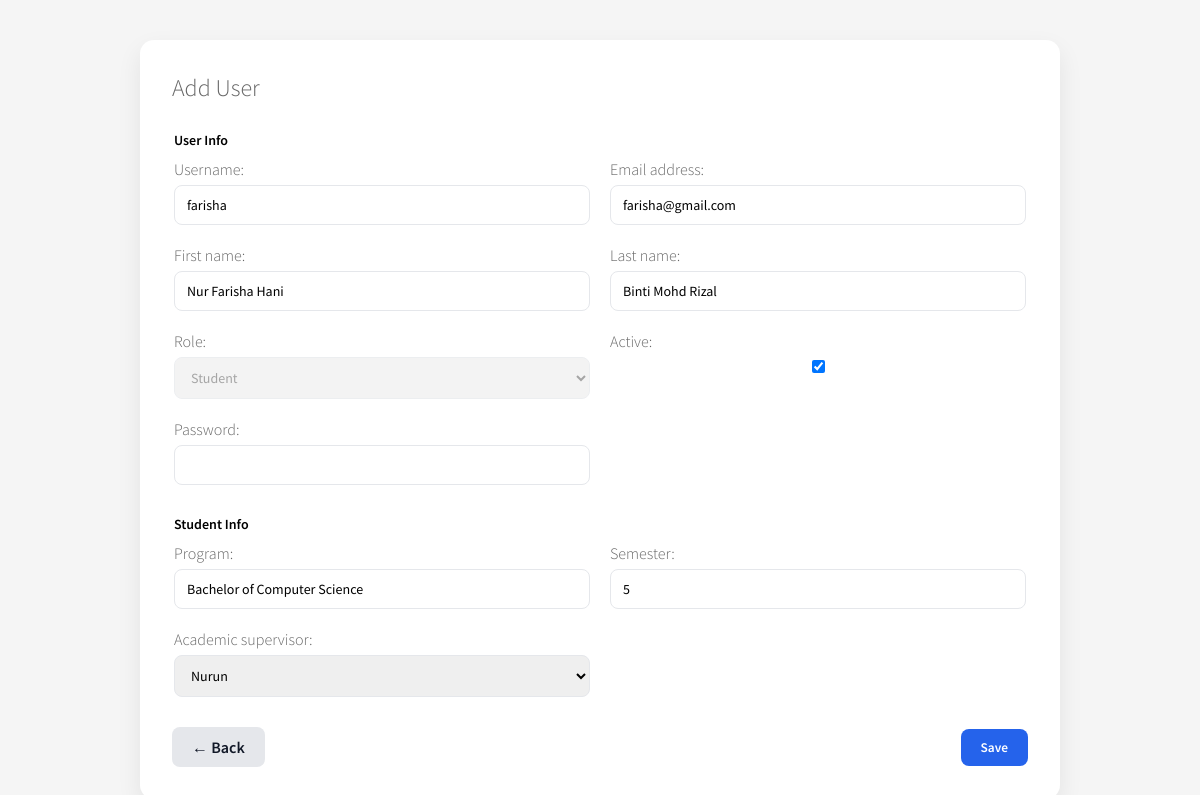
The page /manager/users/edit/3/ (signed in) on the database its author committed.
### placement/models.py (models this page shows, shortened)
class User(AbstractUser):
    ROLE_CHOICES = [
        ('student', 'Student'),
        ('company', 'Company Supervisor'),
        ('academic', 'Academic Supervisor'),
        ('admin', 'Admin'),
    ]
    role = models.CharField(max_length=20, choices=ROLE_CHOICES, blank=True, null=True)

class Student(models.Model):
    user = models.OneToOneField(User, on_delete=models.CASCADE)
    program = models.CharField(max_length=100)
    semester = models.CharField(max_length=20)
    academic_supervisor = models.ForeignKey(
        AcademicSupervisor,
        on_delete=models.SET_NULL,
        null=True,
        blank=True
    )

### placement/views.py (the view, shortened to what this page needs)
# urls.py: path('manager/users/edit/<int:user_id>/', views.admin_add_user, name='admin_user_edit'),
@login_required
@role_required(allowed_roles=['admin'])
def admin_add_user(request, user_id=None):
    if user_id:
        user = get_object_or_404(User, id=user_id)
    else:
        user = None
    student_instance = None
    academic_instance = None
    company_instance = None
    if user:
        if user.role == 'student':
            student_instance = getattr(user, 'student', None)
        elif user.role == 'academic':
            academic_instance = getattr(user, 'academicsupervisor', None)
        elif user.role == 'company':
            company_instance = getattr(user, 'companysupervisor', None)
    user_form = AdminUserForm(
        request.POST or None,
        instance=user
    )
    student_form = StudentForm(
        request.POST or None,
        instance=student_instance
    )
    academic_form = AcademicSupervisorForm(
        request.POST or None,
        instance=academic_instance
    )
    company_form = CompanySupervisorForm(
        request.POST or None,
        instance=company_instance
    )
    return render(request, 'admin/admin_user_form.html', {
        'user_form': user_form,
        'student_form': student_form,
        'academic_form': academic_form,
        'company_form': company_form,
        'is_edit': bool(user),
    })

### placement/forms.py
class AdminUserForm(forms.ModelForm):
    password = forms.CharField(
        widget=forms.PasswordInput,
        required=False
    )
    class Meta:
        model = User
        fields = [
            'username', 'email', 'first_name', 'last_name',
            'role', 'is_active', 'password']
    def __init__(self, *args, **kwargs):
        super().__init__(*args, **kwargs)
        if self.instance.pk:
            self.fields['role'].disabled = True

class StudentForm(forms.ModelForm):
    class Meta:
        model = Student
        fields = ['program', 'semester', 'academic_supervisor']

### placement/models.py (called while the page is built)
    def __str__(self):
        return self.user.username

    def __str__(self):
        return self.company_name

### placement/templates/admin/admin_user_form.html (shortened to what this page needs)
<!DOCTYPE html>
<html lang="en">
<head>
</head>
<body>
<div class="page-wrapper">
    <div class="card">
        <h1>{{ form.instance.pk|yesno:"Edit User,Add User" }}</h1>
        <form method="post" novalidate action="">
            <fieldset>
                <legend>User Info</legend>
                <div class="form-grid">
                    {% for field in user_form %}
                        <div class="form-group">
                            {{ field.label_tag }}
                            {{ field }}
                        </div>
                    {% endfor %}
                </div>
            </fieldset>
            <fieldset id="student-fields" style="display:none;">
                <legend>Student Info</legend>
                <div class="form-grid">
                    {% for field in student_form %}
                        <div class="form-group">
                            {{ field.label_tag }}
                            {{ field }}
                        </div>
                    {% endfor %}
                </div>
            </fieldset>
            <div class="actions">
                <a href="{% url 'admin_user_list' %}" class="btn btn-back">← Back</a>
                <button type="submit" class="btn btn-primary">Save</button>
            </div>
        </form>
    </div>
</div>
</body>
</html>

### placement/templates/admin/admin_user_form.html (style rules this page uses)
:root { --primary: #2563eb; --bg: #f5f5f5; --card: #ffffff; --text: #1f2937; --muted: #6b7280; --border: #e5e7eb; --danger: #dc2626; }
* { box-sizing: border-box; font-family: 'Source Sans Pro', sans-serif; }
body { margin: 0; background: var(--bg); color: var(--text); }
.page-wrapper { padding: 40px; max-width: 1000px; margin: auto; }
.card { background: var(--card); border-radius: 14px; box-shadow: 0 10px 25px rgba(0,0,0,0.08); padding: 32px; }
h1 { margin: 0 0 28px; font-size: 24px; font-weight: 300; color: #666; }
fieldset { border: none; padding: 0; margin-bottom: 30px; }
legend { font-size: 14px; font-weight: 600; color: #000; margin: 0 0 10px; padding: 0; }
.form-grid { display: grid; grid-template-columns: repeat(2, 1fr); gap: 20px; }
.form-group { display: flex; flex-direction: column; }
label { font-weight: 300; color: #666; margin-bottom: 6px; }
input, select, textarea { padding: 10px 12px; border-radius: 8px; border: 1px solid var(--border); font-size: 14px; }
.actions { display: flex; justify-content: space-between; align-items: center; margin-top: 30px; }
.btn { padding: 10px 20px; border-radius: 8px; font-weight: 600; border: none; cursor: pointer; text-decoration: none; }
.btn-back { background: #e5e7eb; color: #111827; }
.btn-primary { background: var(--primary); color: white; }

### rows shown on the page
User: user_form "farisha" "farisha@gmail.com" "Nur Farisha Hani" "Binti Mohd Rizal" "Student" "☑"
Student: student_form "Bachelor of Computer Science" "5" "Nurun"

### other values the page prints
{{ field.label_tag }} "Username:" "Email address:" "First name:" "Last name:" "Role:" "Active:" "Password:"
{{ field.label_tag }} "Program:" "Semester:" "Academic supervisor:"
